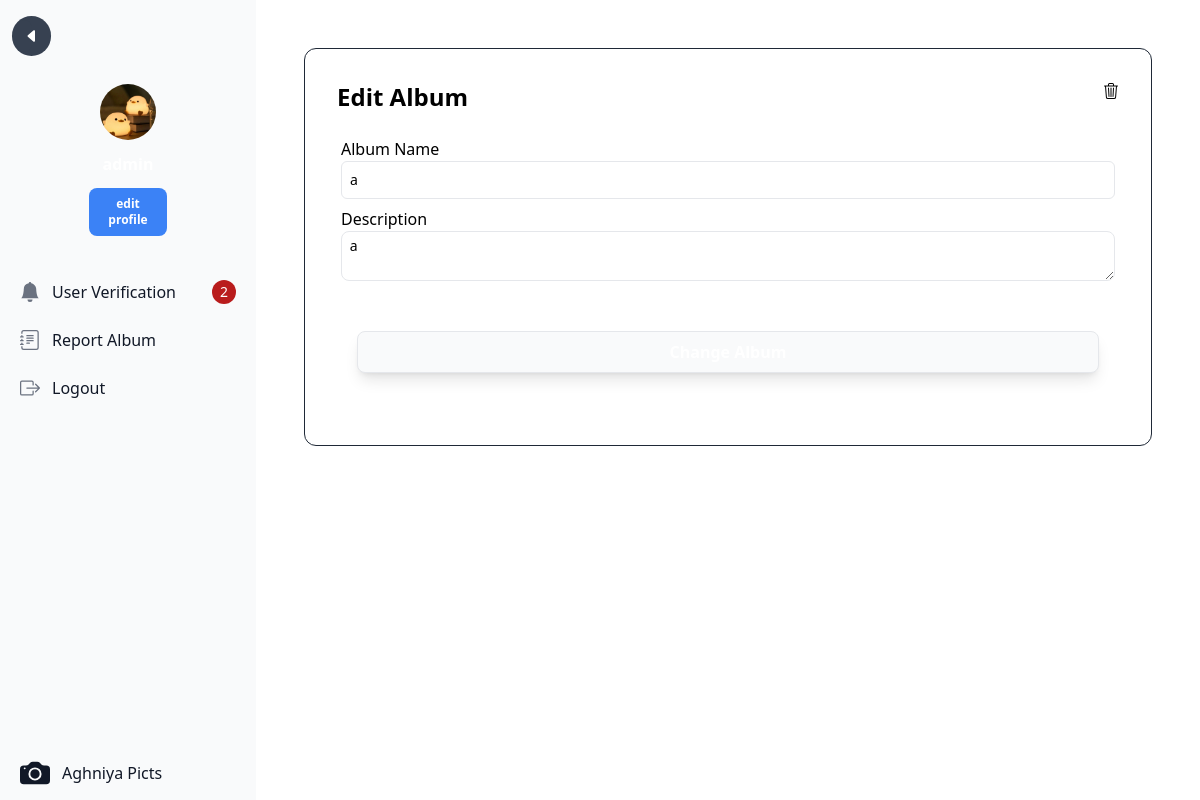
/edit_album.php?album_id=15 (signed in), run on the app's committed database.
### tables this page shows
CREATE TABLE `aghniya_user` (
  `aghniya_user_id` int NOT NULL,
  `aghniya_username` varchar(255) NOT NULL,
  `aghniya_password` varchar(225) NOT NULL,
  `aghniya_email` varchar(255) NOT NULL,
  `aghniya_nama_lengkap` varchar(255) NOT NULL,
  `aghniya_alamat` text NOT NULL,
  `aghniya_role_id` int NOT NULL,
  `aghniya_verifikasi` int NOT NULL,
  `aghniya_foto_profile` varchar(255) DEFAULT NULL
);

CREATE TABLE `aghniya_album` (
  `aghniya_album_id` int NOT NULL,
  `aghniya_nama_album` varchar(255) NOT NULL,
  `aghniya_deskripsi` text NOT NULL,
  `aghniya_tanggal_dibuat` date NOT NULL,
  `aghniya_user_id` int NOT NULL
);

### edit_album.php (the view, shortened to what this page needs)
<?php
include 'connection.php';
if (isset($_SESSION['aghniya_username'])) {
    include "sidebar.php";
}
$album_id = isset($_GET['album_id'])? $_GET['album_id'] : NULL;
$sql = mysqli_query($conn, "SELECT * FROM aghniya_album WHERE aghniya_album_id = $album_id");
$data = mysqli_fetch_assoc($sql);
?>
<!DOCTYPE html>
<html lang="en">
<head>
    <link href="./src/output.css" rel="stylesheet">
</head>
<body>
    <?php
    if (isset($_SESSION['aghniya_username'])) { ?>
        <div class="p-12 sm:ml-64">
            <div class="p-8 border border-1 border-gray-800 rounded-xl mb-8">
                <div class="flex">
                    <div class="w-1/2 justify-start">
                        <div class="text-2xl font-semibold">Edit Album</div>
                    </div>
                    <div class="w-1/2 text-right">
                        <form action="delete_album.php" method="POST" id="deleteForm">
                            <div class="my-auto text-right">
                                <button type="submit" name="trash" id="trash">
                                </button>
                            </div>
                        </form>
                    </div>
                </div>
                <form action="" method="POST">
                    <div class="8">
                        <div class="w-full mt-5">
                            <div class="p-1">
                                Album Name
                                <input type="text" name="album" class="w-full rounded-md text-sm p-2 font-base border" value="<?=$data['aghniya_nama_album']?>" placeholder="Change Album Name">
                            </div>
                            <div class="p-1">
                                Description
                                <textarea placeholder="Change Description" name="description" class="text-sm border w-full p-1 rounded-lg h-full"> <?=$data['aghniya_deskripsi']?></textarea>
                            </div>
                            <div class="p-5 my-5">
                                <input type="submit" name="submit" class="w-full p-2 font-semibold text-white bg-gray-50 dark:bg-gray-800 hover:bg-gray-900 border rounded-lg shadow-lg hover:shadow-2xl" value="Change Album">
                            </div>
                        </div>
                    </div>
                </form>
            </div>
    <?php } ?>
</body>
</html>

### sidebar.php (shortened to what this page needs)
<?php
include "connection.php";
?>
<?php
    $users = $_SESSION['aghniya_user_id'];
    $sql2 = mysqli_query($conn, "SELECT aghniya_foto_profile FROM aghniya_user WHERE aghniya_user_id = $users");
    $verif = mysqli_query($conn, "SELECT * FROM aghniya_user WHERE aghniya_verifikasi = 0;");
    $total_verif = mysqli_num_rows($verif);
?>
<!DOCTYPE html>
<html lang="en">
<head>
    <link href="./src/output.css" rel="stylesheet">
</head>
<body>
<?php if ($_SESSION['aghniya_role_id'] == 1){ ?>
    <aside id="default-sidebar" class="fixed top-0 left-0 z-40 w-64 h-screen transition-transform -translate-x-full sm:translate-x-0" aria-label="Sidebar">
        <div class="h-full px-3 py-4 overflow-y-auto bg-gray-50 dark:bg-gray-800">
            <div class="flex gap-1">
                <button class="text-white bg-gray-700 p-1 rounded-full w-1/6" onclick="window.history.back();">
                    <div class="text-white bg-gray-700 p-2 rounded-full w-1/6" onclick="window.history.back();">
                        <svg xmlns="http://www.w3.org/2000/svg" width="16" height="16" fill="currentColor" class="bi bi-caret-left-fill" viewBox="0 0 16 16">
                            <path d="m3.86 8.753 5.482 4.796c.646.566 1.658.106 1.658-.753V3.204a1 1 0 0 0-1.659-.753l-5.48 4.796a1 1 0 0 0 0 1.506z"/>
                        </svg>
                    </div>
                </button>
            </div>
            <div class="my-5 text-white mb-8">
                <div class="flex items-center justify-center">
                    <div class="w-14 my-2">
                        <?php while ($data = mysqli_fetch_array($sql2)):
                            if ($data['aghniya_foto_profile'] == NULL): ?>
                                <img src="public/anonim.jpg" class="rounded-full" alt="">
                            <?php else: ?>
                                <img src="<?=$data['aghniya_foto_profile']?>" class="rounded-full w-14 h-14" alt="">
                            <?php endif; ?>
                        <?php endwhile; ?>
                    </div>
                </div>
                    <div class="my-1 text-center font-bold">
                    </div>
                    <div class="flex my-2 items-center justify-center content-center">
                        <a href="edit_profile.php" class="my-1 text-xs font-semibold  bg-blue-500 p-2 rounded-lg text-center w-1/3 hover:bg-blue-600 hover:shadow-2xl">edit profile</a>
                    </div>
            </div>
        <ul class="space-y-2 font-medium">
            <li>
                <li>
                    <a href="user_verification.php" class="flex items-center p-2 text-gray-900 rounded-lg dark:text-white hover:bg-gray-100 dark:hover:bg-gray-700 group">
                    <span class="flex-1 ms-3 whitespace-nowrap">User Verification</span>
                        <?php if($total_verif > 0 ): ?>
                        <span class="inline-flex items-center justify-center w-3 h-3 p-3 text-sm font-medium text-white bg-red-700 rounded-full"><?=$total_verif?></span>
                        <?php endif; ?>
                    </a>
                </li>
                <li>
                    <a href="report_admin.php" class="flex items-center p-2 text-gray-900 rounded-lg dark:text-white hover:bg-gray-100 dark:hover:bg-gray-700 group">
                    <span class="flex-1 ms-3 whitespace-nowrap">Report Album</span>
                    </a>
                </li>
            <li>
                <a id="logout" class="flex items-center p-2 text-gray-900 rounded-lg dark:text-white hover:bg-gray-100 dark:hover:bg-gray-700 group">
                <span class="flex-1 ms-3 whitespace-nowrap">Logout</span>
                </a>
            </li>
            <li class="absolute bottom-1 w-full pr-6">
                    <a href="index.php" class="flex items-center p-2 text-gray-900 rounded-lg dark:text-white hover:bg-gray-100 dark:hover:bg-gray-700 group">
                    <span class="flex-1 ms-3 whitespace-nowrap"> Aghniya Picts</span>
                    </a>
                </li>
        </ul>
    </div>
    </aside>
<?php } ?>
</body>
</html>

### data on the page
aghniya_user: aghniya_foto_profile (picture)
aghniya_album: album "a", description "a"

### other printed values
$total_verif "2"
